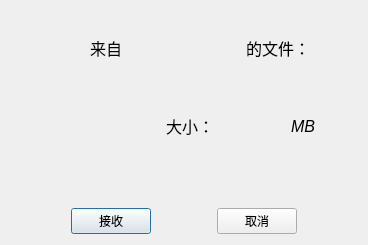
<?xml version="1.0" encoding="UTF-8"?>
<ui version="4.0">
 <class>recv_file</class>
 <widget class="QDialog" name="recv_file">
  <property name="geometry">
   <rect>
    <x>0</x>
    <y>0</y>
    <width>368</width>
    <height>245</height>
   </rect>
  </property>
  <property name="windowTitle">
   <string>Dialog</string>
  </property>
  <layout class="QVBoxLayout" name="verticalLayout" stretch="1,1,0,0">
   <item>
    <layout class="QHBoxLayout" name="horizontalLayout">
     <item>
      <widget class="QLabel" name="label_2">
       <property name="font">
        <font>
         <pointsize>12</pointsize>
        </font>
       </property>
       <property name="text">
        <string>来自</string>
       </property>
       <property name="alignment">
        <set>Qt::AlignRight|Qt::AlignTrailing|Qt::AlignVCenter</set>
       </property>
      </widget>
     </item>
     <item>
      <widget class="QLabel" name="own">
       <property name="font">
        <font>
         <pointsize>12</pointsize>
         <weight>75</weight>
         <bold>true</bold>
        </font>
       </property>
       <property name="layoutDirection">
        <enum>Qt::RightToLeft</enum>
       </property>
       <property name="text">
        <string/>
       </property>
       <property name="alignment">
        <set>Qt::AlignCenter</set>
       </property>
      </widget>
     </item>
     <item>
      <widget class="QLabel" name="label">
       <property name="font">
        <font>
         <pointsize>12</pointsize>
        </font>
       </property>
       <property name="text">
        <string>的文件：</string>
       </property>
      </widget>
     </item>
    </layout>
   </item>
   <item>
    <layout class="QHBoxLayout" name="horizontalLayout_3" stretch="2,1,1,1">
     <item>
      <widget class="QLabel" name="filename">
       <property name="font">
        <font>
         <pointsize>12</pointsize>
         <weight>75</weight>
         <italic>true</italic>
         <bold>true</bold>
         <underline>true</underline>
        </font>
       </property>
       <property name="layoutDirection">
        <enum>Qt::LeftToRight</enum>
       </property>
       <property name="text">
        <string/>
       </property>
       <property name="alignment">
        <set>Qt::AlignCenter</set>
       </property>
      </widget>
     </item>
     <item>
      <widget class="QLabel" name="label_3">
       <property name="font">
        <font>
         <pointsize>12</pointsize>
        </font>
       </property>
       <property name="text">
        <string>大小：</string>
       </property>
       <property name="alignment">
        <set>Qt::AlignRight|Qt::AlignTrailing|Qt::AlignVCenter</set>
       </property>
      </widget>
     </item>
     <item>
      <widget class="QLabel" name="filesize">
       <property name="font">
        <font>
         <pointsize>12</pointsize>
         <underline>true</underline>
        </font>
       </property>
       <property name="text">
        <string/>
       </property>
      </widget>
     </item>
     <item>
      <widget class="QLabel" name="label_4">
       <property name="font">
        <font>
         <pointsize>12</pointsize>
         <italic>true</italic>
        </font>
       </property>
       <property name="text">
        <string>MB</string>
       </property>
      </widget>
     </item>
    </layout>
   </item>
   <item>
    <spacer name="verticalSpacer">
     <property name="orientation">
      <enum>Qt::Vertical</enum>
     </property>
     <property name="sizeHint" stdset="0">
      <size>
       <width>20</width>
       <height>40</height>
      </size>
     </property>
    </spacer>
   </item>
   <item>
    <layout class="QHBoxLayout" name="horizontalLayout_2">
     <item>
      <spacer name="horizontalSpacer">
       <property name="orientation">
        <enum>Qt::Horizontal</enum>
       </property>
       <property name="sizeHint" stdset="0">
        <size>
         <width>40</width>
         <height>20</height>
        </size>
       </property>
      </spacer>
     </item>
     <item>
      <widget class="QPushButton" name="accpet">
       <property name="text">
        <string>接收</string>
       </property>
      </widget>
     </item>
     <item>
      <spacer name="horizontalSpacer_2">
       <property name="orientation">
        <enum>Qt::Horizontal</enum>
       </property>
       <property name="sizeHint" stdset="0">
        <size>
         <width>40</width>
         <height>20</height>
        </size>
       </property>
      </spacer>
     </item>
     <item>
      <widget class="QPushButton" name="cancel">
       <property name="text">
        <string>取消</string>
       </property>
      </widget>
     </item>
     <item>
      <spacer name="horizontalSpacer_3">
       <property name="orientation">
        <enum>Qt::Horizontal</enum>
       </property>
       <property name="sizeHint" stdset="0">
        <size>
         <width>40</width>
         <height>20</height>
        </size>
       </property>
      </spacer>
     </item>
    </layout>
   </item>
  </layout>
 </widget>
 <resources/>
 <connections/>
</ui>
